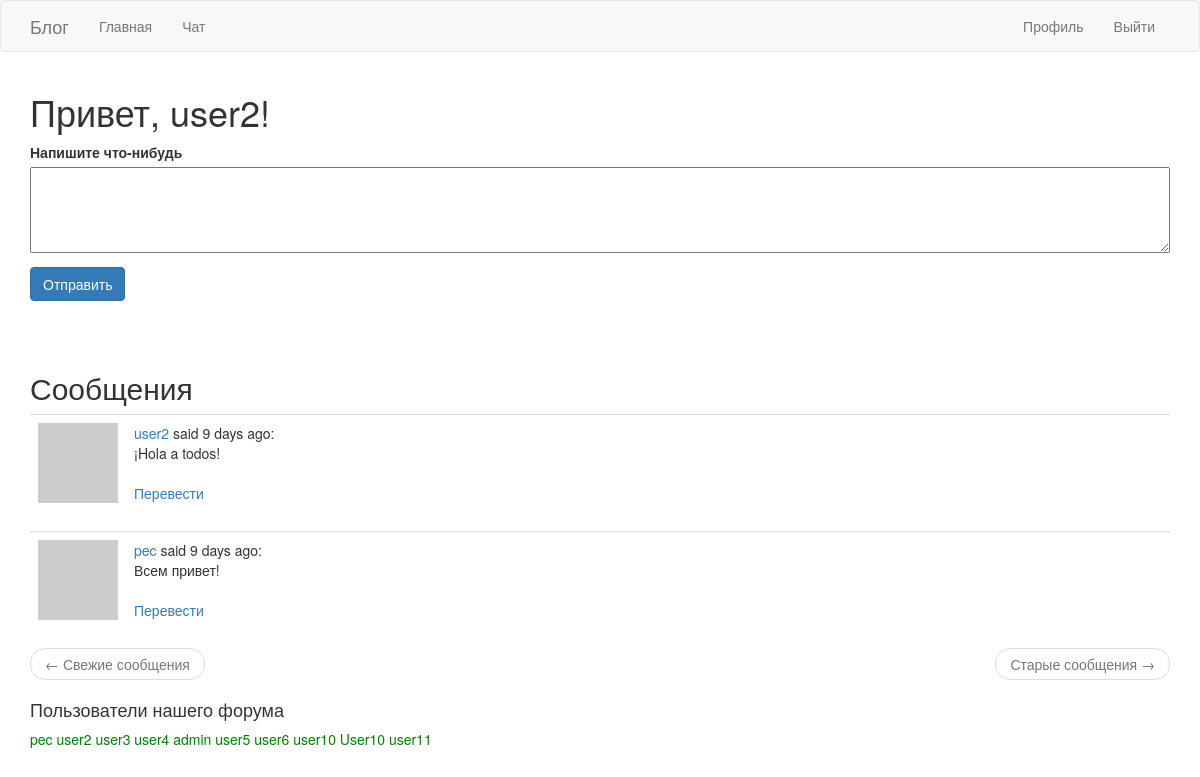
The page /index (signed in) on the database its author committed.
### app/models.py (models this page shows, shortened)
class User(UserMixin, db.Model):
    id = db.Column(db.Integer, primary_key=True)
    username = db.Column(db.String(64), index=True, unique=True)
    email = db.Column(db.String(120), index=True, unique=True)
    password_hash = db.Column(db.String(128))
    posts = db.relationship('Post', backref='author', lazy='dynamic')
    about_me = db.Column(db.String(140))
    last_seen = db.Column(db.DateTime, default=datetime.utcnow)
    subscribe = db.relationship(
        'User', secondary=followers,
        primaryjoin=(followers.c.follower_id == id),
        secondaryjoin=(followers.c.subscribe_id == id),
        backref=db.backref('followers', lazy='dynamic'), lazy='dynamic')
    def followed_posts(self):
        subscribe = Post.query.join(
            followers, (followers.c.subscribe_id == Post.user_id)).filter(
            followers.c.follower_id == self.id)
        own = Post.query.filter_by(user_id=self.id)
        return subscribe.union(own).order_by(Post.timestamp.desc())
    def avatar(self, size):
        digest = md5(self.email.lower().encode('utf-8')).hexdigest()
        return f"https://www.gravatar.com/avatar/{digest}?d=identicon&s={size}"

class Post(db.Model):
    id = db.Column(db.Integer, primary_key=True)
    body = db.Column(db.String(140))
    timestamp = db.Column(db.DateTime, index=True, default=datetime.utcnow)
    user_id = db.Column(db.Integer, db.ForeignKey('user.id'))
    language = db.Column(db.String(5))

### app/main/routes.py (the view, shortened to what this page needs)
@bp.route('/', methods=['GET', 'POST'])
@bp.route('/index', methods=['GET', 'POST'])
@login_required
def index():
    form = PostForm()
    page = request.args.get('page', 1, type=int)
    posts = current_user.followed_posts().paginate(page, current_app.config['POSTS_PER_PAGE'], False)
    next_url = url_for('main.index', page=posts.next_num) \
        if posts.has_next else None
    prev_url = url_for('main.index', page=posts.prev_num) \
        if posts.has_prev else None
    all_users = User.query.all()
    return render_template('index.html', title='Главная', posts=posts.items, form=form,
                           next_url=next_url, prev_url=prev_url, all_users=all_users)

### app/main/forms.py
class PostForm(FlaskForm):
    post = TextAreaField(_l('Напишите что-нибудь'), validators=[
        DataRequired(), Length(min=1, max=140)])
    submit = SubmitField(_l('Отправить'))

### app/main/routes.py (called while the page is built)
@bp.before_request
def before_request():
    if current_user.is_authenticated:
        current_user.last_seen = datetime.utcnow()
        db.session.commit()
    g.locale = str(get_locale())

### app/models.py (called while the page is built)
@login.user_loader
def load_user(id):
    return User.query.get(int(id))

### app/templates/index.html (shortened to what this page needs)
{% extends "base.html" %}
{% block app_content %}
    <h1>{{ _('Привет, %(username)s!', username=current_user.username) }}</h1>
{% if form %}
    <form action="" method="post">
        <p>
            {{ form.post.label }}<br>
            {{ form.post(rows=4, style="width:100%") }}<br>
        </p>
        <p>{{ form.submit(class="btn btn-primary") }}</p>
    </form>
{% endif %}
<br>
<br>
    <h2>{{ _('Сообщения') }}</h2>
        {% for post in posts %}
        {% include '_post.html' %}
        {% endfor %}
        <nav aria-label="...">
            <ul class="pager">
                <li class="previous{% if not prev_url %} disabled{% endif %}">
                    <a href="{{ prev_url or '#' }}">
                        <span aria-hidden="true">&larr;</span> {{ _('Свежие сообщения') }}
                    </a>
                </li>
                <li class="next{% if not next_url %} disabled{% endif %}">
                    <a href="{{ next_url or '#' }}">
                        {{ _('Старые сообщения') }} <span aria-hidden="true">&rarr;</span>
                    </a>
                </li>
            </ul>
        </nav>
<h4>{{ _('Пользователи нашего форума') }}</h4>
{% for u in all_users %}
<div style="display: inline-block;">
    <a href="{{ url_for('main.user', username=u.username) }}" style="color:green">{{ u.username }}</a>
</div>
{% endfor %}
{% endblock %}

### app/templates/_post.html
<table class="table ">
    <tr>
        <td width="70px">
            <a href="{{ url_for('main.user', username=post.author.username) }}">
                <img src="{{ post.author.avatar(70) }}" />
            </a>
        </td>
        <td>
            <a href="{{ url_for('main.user', username=post.author.username) }}">
                {{ post.author.username }}
            </a>
            said {{ moment(post.timestamp).fromNow() }}:
            <br>
            <span id="post{{ post.id }}">{{ post.body }}</span>
            {% if post.language and post.language != g.locale %}
                <br><br>
                <span id="translation{{ post.id }}">
                    <a href="javascript:translate(
                                '#post{{ post.id }}',
                                '#translation{{ post.id }}',
                                '{{ post.language }}',
                                '{{ g.locale }}');">{{ _('Перевести') }}</a>
                </span>
                {% endif %}
        </td>
    </tr>
</table>

### rows shown on the page
User: username "user2"
Post: author.username "user2", timestamp "9 days ago", body "¡Hola a todos!"
Post: author.username "pec", timestamp "9 days ago", body "Всем привет!"
User: username "pec"
User: username "user3"
User: username "user4"
User: username "admin"
User: username "user5"
User: username "user6"
User: username "user10"
User: username "User10"
User: username "user11"
